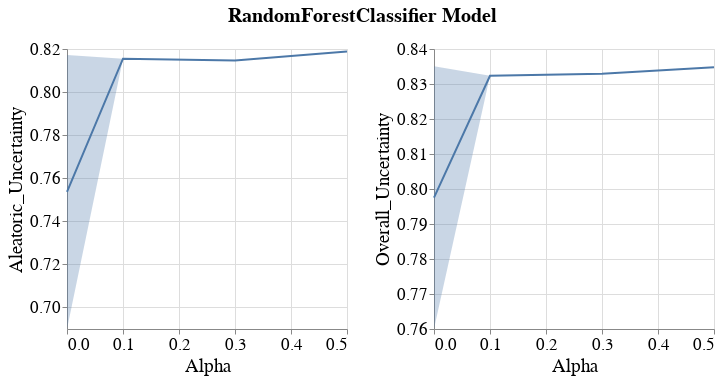

The notebook cell saved with this chart:
### Code cell
visualizer.create_subgroup_metrics_line_band_plot(model_name=MODEL_NAMES[0],
                                                  subgroup_metrics=['Aleatoric_Uncertainty', 'Overall_Uncertainty'])

### Figure 1 — Vega-Lite specification as saved in the notebook (floating-point values rounded to 4 significant figures)
{"config": {"view": {"continuousWidth": 400, "continuousHeight": 300}, "axis": {"labelFontSize": 17, "labelFontWeight": "normal", "titleFontSize": 19, "titleFontWeight": "normal"}, "legend": {"labelFontSize": 17, "symbolStrokeWidth": 10, "titleFontSize": 19}, "title": {"fontSize": 17}}, "vconcat": [{"hconcat": [{"layer": [{"mark": {"type": "errorband", "extent": "ci"}, "encoding": {"x": {"field": "Intervention_Param", "title": "Alpha", "type": "quantitative"}, "y": {"field": "Metric_Value", "scale": {"zero": false}, "title": "Aleatoric_Uncertainty", "type": "quantitative"}}}, {"mark": "line", "encoding": {"x": {"field": "Intervention_Param", "title": "Alpha", "type": "quantitative"}, "y": {"aggregate": "mean", "field": "Metric_Value", "scale": {"zero": false}, "title": "Aleatoric_Uncertainty", "type": "quantitative"}}}], "height": 280, "width": 280}, {"layer": [{"mark": {"type": "errorband", "extent": "ci"}, "encoding": {"x": {"field": "Intervention_Param", "title": "Alpha", "type": "quantitative"}, "y": {"field": "Metric_Value", "scale": {"zero": false}, "title": "Overall_Uncertainty", "type": "quantitative"}}}, {"mark": "line", "encoding": {"x": {"field": "Intervention_Param", "title": "Alpha", "type": "quantitative"}, "y": {"aggregate": "mean", "field": "Metric_Value", "scale": {"zero": false}, "title": "Overall_Uncertainty", "type": "quantitative"}}}], "data": {"name": "data-d02eec869b7a1b8d3cdac9a9371f1f6b"}, "height": 280, "width": 280}]}], "data": {"name": "data-73a07725fca3defba8a297a7b1578aed"}, "title": {"text": "RandomForestClassifier Model", "anchor": "middle", "dy": -10, "fontSize": 20}, "$schema": "https://vega.github.io/schema/vega-lite/v4.17.0.json", "datasets": {"data-73a07725fca3defba8a297a7b1578aed": [{"Metric": "Aleatoric_Uncertainty", "Bootstrap_Model_Seed": 101, "Model_Name": "RandomForestClassifier", "Model_Params": "{'bootstrap': True, 'ccp_alpha': 0.0, 'class_weight': None, 'criterion': 'gini', 'max_depth': 30, 'max_features': 'sqrt', 'max_leaf_nodes': None, 'max_samples': None, 'min_impurity_decrease': 0.0, 'min_samples_leaf': 2, 'min_samples_split': 2, 'min_weight_fraction_leaf': 0.0, 'n_estimators': 100, 'n_jobs': None, 'oob_score': False, 'random_state': 101, 'verbose': 0, 'warm_start': False}", "Run_Number": "Run_1", "Dataset_Name": "Folktables_CA_2018_Public_Coverage", "Num_Estimators": 20, "Tag": "OK", "Record_Create_Date_Time": "2023-07-31T16:43:49.255000", "Session_Uuid": "58ecf391-a5ca-4ff9-a1d5-d7cdc804a115", "Experiment_Iteration": "Exp_iter_1", "Dataset_Split_Seed": 100, "Model_Init_Seed": 100, "Fair_Intervention_Params_Lst": "[0.0, 0.1, 0.3, 0.5]", "Intervention_Param": 0.0, "Subgroup": "overall", "Metric_Value": 0.8173}, {"Metric": "Aleatoric_Uncertainty", "Bootstrap_Model_Seed": 101, "Model_Name": "RandomForestClassifier", "Model_Params": "{'bootstrap': True, 'ccp_alpha': 0.0, 'class_weight': None, 'criterion': 'gini', 'max_depth': None, 'max_features': 'sqrt', 'max_leaf_nodes': None, 'max_samples': None, 'min_impurity_decrease': 0.0, 'min_samples_leaf': 1, 'min_samples_split': 2, 'min_weight_fraction_leaf': 0.0, 'n_estimators': 200, 'n_jobs': None, 'oob_score': False, 'random_state': 101, 'verbose': 0, 'warm_start': False}", "Run_Number": "Run_1", "Dataset_Name": "Folktables_CA_2018_Public_Coverage", "Num_Estimators": 20, "Tag": "OK", "Record_Create_Date_Time": "2023-07-31T16:39:25.680000", "Session_Uuid": "58ecf391-a5ca-4ff9-a1d5-d7cdc804a115", "Experiment_Iteration": "Exp_iter_1", "Dataset_Split_Seed": 100, "Model_Init_Seed": 100, "Fair_Intervention_Params_Lst": "[0.0, 0.1, 0.3, 0.5]", "Intervention_Param": 0.0, "Subgroup": "overall", "Metric_Value": 0.69}, {"Metric": "Aleatoric_Uncertainty", "Bootstrap_Model_Seed": 101, "Model_Name": "RandomForestClassifier", "Model_Params": "{'bootstrap': True, 'ccp_alpha': 0.0, 'class_weight': None, 'criterion': 'gini', 'max_depth': 50, 'max_features': 'sqrt', 'max_leaf_nodes': None, 'max_samples': None, 'min_impurity_decrease': 0.0, 'min_samples_leaf': 2, 'min_samples_split': 2, 'min_weight_fraction_leaf': 0.0, 'n_estimators': 100, 'n_jobs': None, 'oob_score': False, 'random_state': 101, 'verbose': 0, 'warm_start': False}", "Run_Number": "Run_1", "Dataset_Name": "Folktables_CA_2018_Public_Coverage", "Num_Estimators": 20, "Tag": "OK", "Record_Create_Date_Time": "2023-07-31T16:49:19.722000", "Session_Uuid": "58ecf391-a5ca-4ff9-a1d5-d7cdc804a115", "Experiment_Iteration": "Exp_iter_1", "Dataset_Split_Seed": 100, "Model_Init_Seed": 100, "Fair_Intervention_Params_Lst": "[0.0, 0.1, 0.3, 0.5]", "Intervention_Param": 0.3, "Subgroup": "overall", "Metric_Value": 0.8147}, {"Metric": "Aleatoric_Uncertainty", "Bootstrap_Model_Seed": 101, "Model_Name": "RandomForestClassifier", "Model_Params": "{'bootstrap': True, 'ccp_alpha': 0.0, 'class_weight': None, 'criterion': 'gini', 'max_depth': 50, 'max_features': 'sqrt', 'max_leaf_nodes': None, 'max_samples': None, 'min_impurity_decrease': 0.0, 'min_samples_leaf': 2, 'min_samples_split': 2, 'min_weight_fraction_leaf': 0.0, 'n_estimators': 200, 'n_jobs': None, 'oob_score': False, 'random_state': 101, 'verbose': 0, 'warm_start': False}", "Run_Number": "Run_1", "Dataset_Name": "Folktables_CA_2018_Public_Coverage", "Num_Estimators": 20, "Tag": "OK", "Record_Create_Date_Time": "2023-07-31T16:46:39.530000", "Session_Uuid": "58ecf391-a5ca-4ff9-a1d5-d7cdc804a115", "Experiment_Iteration": "Exp_iter_1", "Dataset_Split_Seed": 100, "Model_Init_Seed": 100, "Fair_Intervention_Params_Lst": "[0.0, 0.1, 0.3, 0.5]", "Intervention_Param": 0.1, "Subgroup": "overall", "Metric_Value": 0.8155}, {"Metric": "Aleatoric_Uncertainty", "Bootstrap_Model_Seed": 101, "Model_Name": "RandomForestClassifier", "Model_Params": "{'bootstrap': True, 'ccp_alpha': 0.0, 'class_weight': None, 'criterion': 'gini', 'max_depth': 50, 'max_features': 'sqrt', 'max_leaf_nodes': None, 'max_samples': None, 'min_impurity_decrease': 0.0, 'min_samples_leaf': 2, 'min_samples_split': 2, 'min_weight_fraction_leaf': 0.0, 'n_estimators': 500, 'n_jobs': None, 'oob_score': False, 'random_state': 101, 'verbose': 0, 'warm_start': False}", "Run_Number": "Run_1", "Dataset_Name": "Folktables_CA_2018_Public_Coverage", "Num_Estimators": 20, "Tag": "OK", "Record_Create_Date_Time": "2023-07-31T16:53:34.924000", "Session_Uuid": "58ecf391-a5ca-4ff9-a1d5-d7cdc804a115", "Experiment_Iteration": "Exp_iter_1", "Dataset_Split_Seed": 100, "Model_Init_Seed": 100, "Fair_Intervention_Params_Lst": "[0.0, 0.1, 0.3, 0.5]", "Intervention_Param": 0.5, "Subgroup": "overall", "Metric_Value": 0.8188}], "data-d02eec869b7a1b8d3cdac9a9371f1f6b": [{"Metric": "Overall_Uncertainty", "Bootstrap_Model_Seed": 101, "Model_Name": "RandomForestClassifier", "Model_Params": "{'bootstrap': True, 'ccp_alpha': 0.0, 'class_weight': None, 'criterion': 'gini', 'max_depth': 30, 'max_features': 'sqrt', 'max_leaf_nodes': None, 'max_samples': None, 'min_impurity_decrease': 0.0, 'min_samples_leaf': 2, 'min_samples_split': 2, 'min_weight_fraction_leaf': 0.0, 'n_estimators': 100, 'n_jobs': None, 'oob_score': False, 'random_state': 101, 'verbose': 0, 'warm_start': False}", "Run_Number": "Run_1", "Dataset_Name": "Folktables_CA_2018_Public_Coverage", "Num_Estimators": 20, "Tag": "OK", "Record_Create_Date_Time": "2023-07-31T16:43:49.255000", "Session_Uuid": "58ecf391-a5ca-4ff9-a1d5-d7cdc804a115", "Experiment_Iteration": "Exp_iter_1", "Dataset_Split_Seed": 100, "Model_Init_Seed": 100, "Fair_Intervention_Params_Lst": "[0.0, 0.1, 0.3, 0.5]", "Intervention_Param": 0.0, "Subgroup": "overall", "Metric_Value": 0.835}, {"Metric": "Overall_Uncertainty", "Bootstrap_Model_Seed": 101, "Model_Name": "RandomForestClassifier", "Model_Params": "{'bootstrap': True, 'ccp_alpha': 0.0, 'class_weight': None, 'criterion': 'gini', 'max_depth': None, 'max_features': 'sqrt', 'max_leaf_nodes': None, 'max_samples': None, 'min_impurity_decrease': 0.0, 'min_samples_leaf': 1, 'min_samples_split': 2, 'min_weight_fraction_leaf': 0.0, 'n_estimators': 200, 'n_jobs': None, 'oob_score': False, 'random_state': 101, 'verbose': 0, 'warm_start': False}", "Run_Number": "Run_1", "Dataset_Name": "Folktables_CA_2018_Public_Coverage", "Num_Estimators": 20, "Tag": "OK", "Record_Create_Date_Time": "2023-07-31T16:39:25.680000", "Session_Uuid": "58ecf391-a5ca-4ff9-a1d5-d7cdc804a115", "Experiment_Iteration": "Exp_iter_1", "Dataset_Split_Seed": 100, "Model_Init_Seed": 100, "Fair_Intervention_Params_Lst": "[0.0, 0.1, 0.3, 0.5]", "Intervention_Param": 0.0, "Subgroup": "overall", "Metric_Value": 0.7601}, {"Metric": "Overall_Uncertainty", "Bootstrap_Model_Seed": 101, "Model_Name": "RandomForestClassifier", "Model_Params": "{'bootstrap': True, 'ccp_alpha': 0.0, 'class_weight': None, 'criterion': 'gini', 'max_depth': 50, 'max_features': 'sqrt', 'max_leaf_nodes': None, 'max_samples': None, 'min_impurity_decrease': 0.0, 'min_samples_leaf': 2, 'min_samples_split': 2, 'min_weight_fraction_leaf': 0.0, 'n_estimators': 100, 'n_jobs': None, 'oob_score': False, 'random_state': 101, 'verbose': 0, 'warm_start': False}", "Run_Number": "Run_1", "Dataset_Name": "Folktables_CA_2018_Public_Coverage", "Num_Estimators": 20, "Tag": "OK", "Record_Create_Date_Time": "2023-07-31T16:49:19.722000", "Session_Uuid": "58ecf391-a5ca-4ff9-a1d5-d7cdc804a115", "Experiment_Iteration": "Exp_iter_1", "Dataset_Split_Seed": 100, "Model_Init_Seed": 100, "Fair_Intervention_Params_Lst": "[0.0, 0.1, 0.3, 0.5]", "Intervention_Param": 0.3, "Subgroup": "overall", "Metric_Value": 0.8329}, {"Metric": "Overall_Uncertainty", "Bootstrap_Model_Seed": 101, "Model_Name": "RandomForestClassifier", "Model_Params": "{'bootstrap': True, 'ccp_alpha': 0.0, 'class_weight': None, 'criterion': 'gini', 'max_depth': 50, 'max_features': 'sqrt', 'max_leaf_nodes': None, 'max_samples': None, 'min_impurity_decrease': 0.0, 'min_samples_leaf': 2, 'min_samples_split': 2, 'min_weight_fraction_leaf': 0.0, 'n_estimators': 200, 'n_jobs': None, 'oob_score': False, 'random_state': 101, 'verbose': 0, 'warm_start': False}", "Run_Number": "Run_1", "Dataset_Name": "Folktables_CA_2018_Public_Coverage", "Num_Estimators": 20, "Tag": "OK", "Record_Create_Date_Time": "2023-07-31T16:46:39.530000", "Session_Uuid": "58ecf391-a5ca-4ff9-a1d5-d7cdc804a115", "Experiment_Iteration": "Exp_iter_1", "Dataset_Split_Seed": 100, "Model_Init_Seed": 100, "Fair_Intervention_Params_Lst": "[0.0, 0.1, 0.3, 0.5]", "Intervention_Param": 0.1, "Subgroup": "overall", "Metric_Value": 0.8323}, {"Metric": "Overall_Uncertainty", "Bootstrap_Model_Seed": 101, "Model_Name": "RandomForestClassifier", "Model_Params": "{'bootstrap': True, 'ccp_alpha': 0.0, 'class_weight': None, 'criterion': 'gini', 'max_depth': 50, 'max_features': 'sqrt', 'max_leaf_nodes': None, 'max_samples': None, 'min_impurity_decrease': 0.0, 'min_samples_leaf': 2, 'min_samples_split': 2, 'min_weight_fraction_leaf': 0.0, 'n_estimators': 500, 'n_jobs': None, 'oob_score': False, 'random_state': 101, 'verbose': 0, 'warm_start': False}", "Run_Number": "Run_1", "Dataset_Name": "Folktables_CA_2018_Public_Coverage", "Num_Estimators": 20, "Tag": "OK", "Record_Create_Date_Time": "2023-07-31T16:53:34.924000", "Session_Uuid": "58ecf391-a5ca-4ff9-a1d5-d7cdc804a115", "Experiment_Iteration": "Exp_iter_1", "Dataset_Split_Seed": 100, "Model_Init_Seed": 100, "Fair_Intervention_Params_Lst": "[0.0, 0.1, 0.3, 0.5]", "Intervention_Param": 0.5, "Subgroup": "overall", "Metric_Value": 0.8348}]}}
